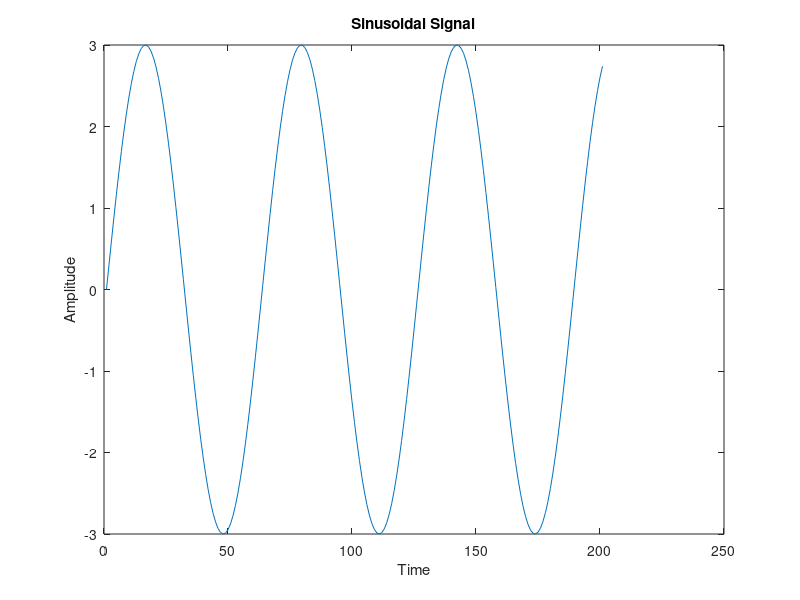

The MATLAB source for this figure:
%Sinusoidal Signal%
t=0:0.1:20;
x=3*sin(t);
plot(x);
xlabel('Time');
ylabel('Amplitude');
title('Sinusoidal Signal');


